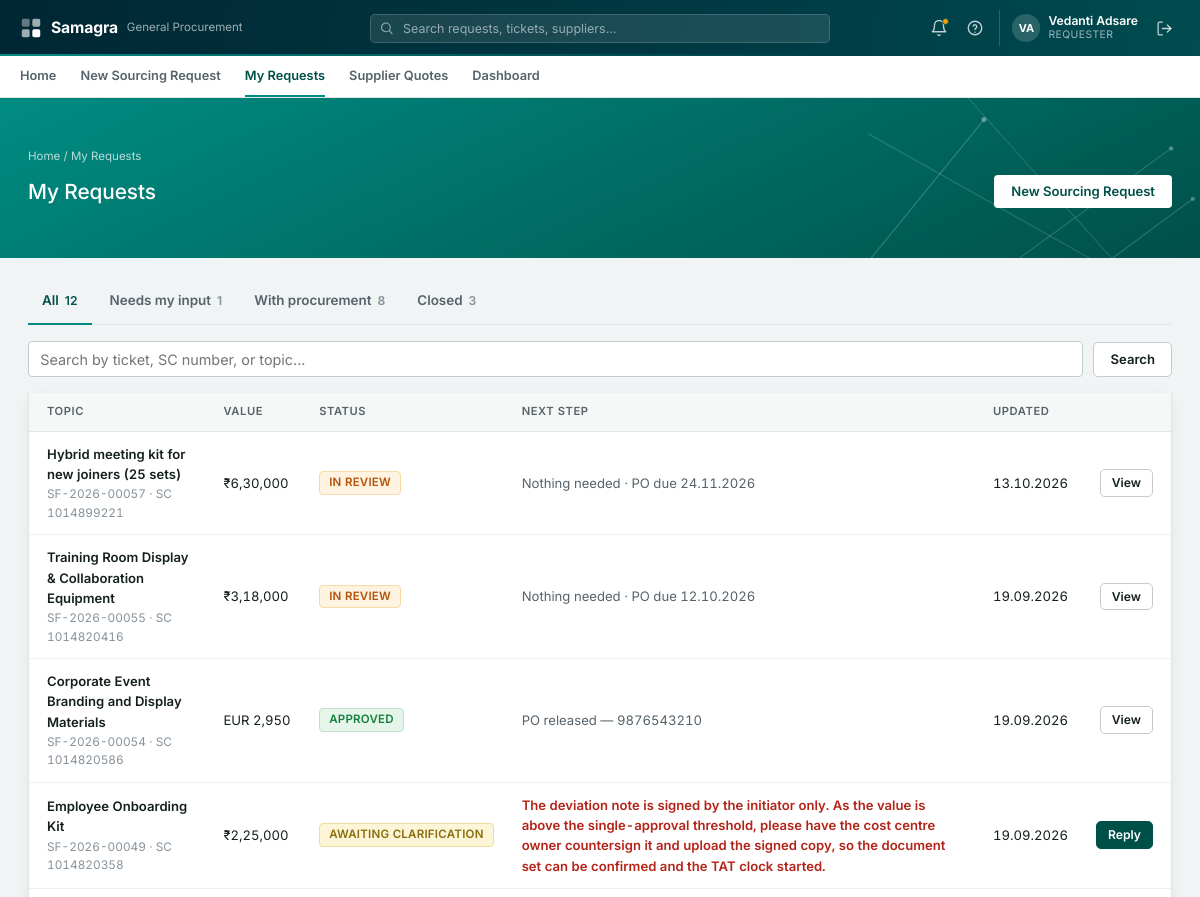
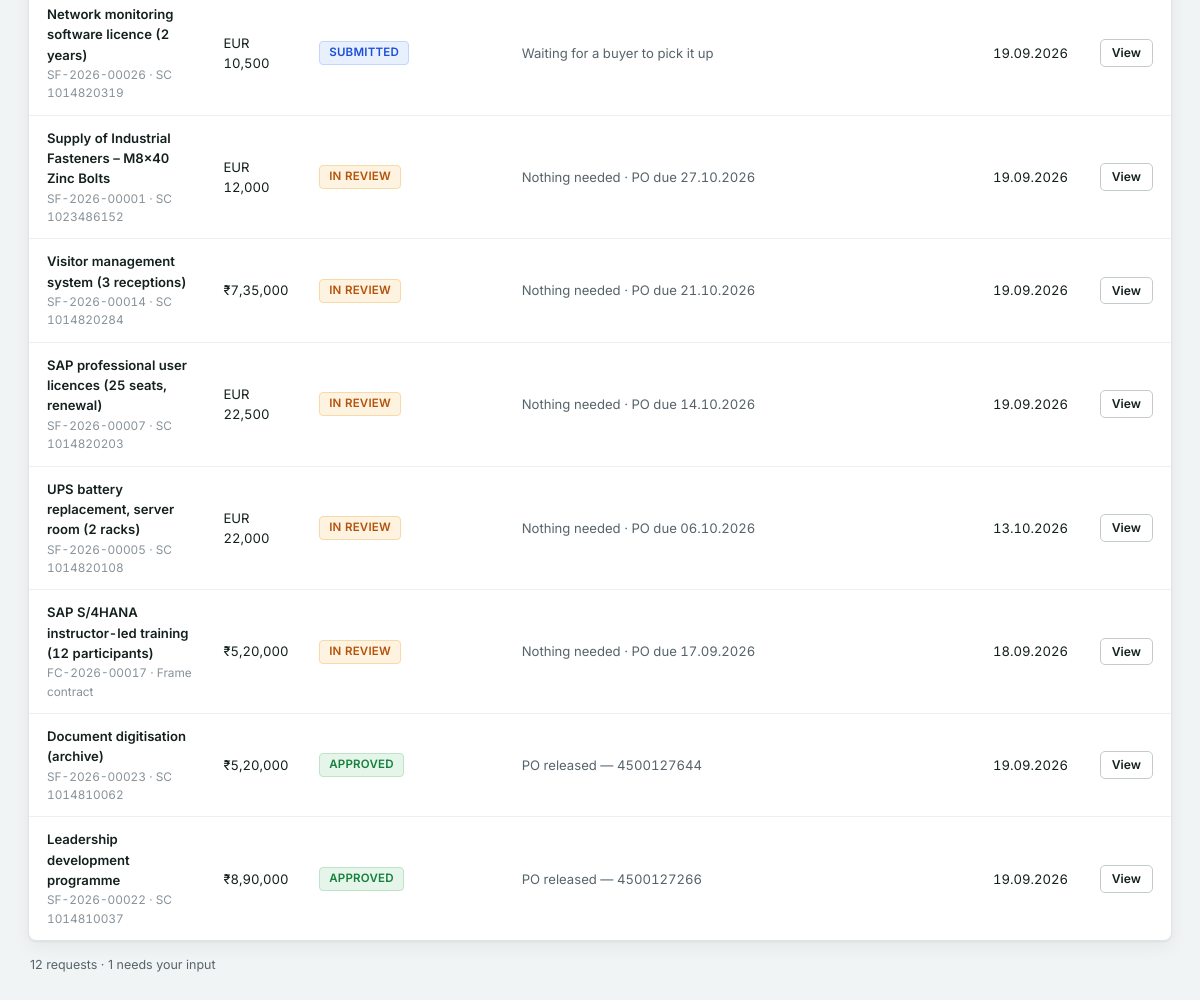
Page /requests (signed in) on the earlier database version (2 pictures, top to bottom).
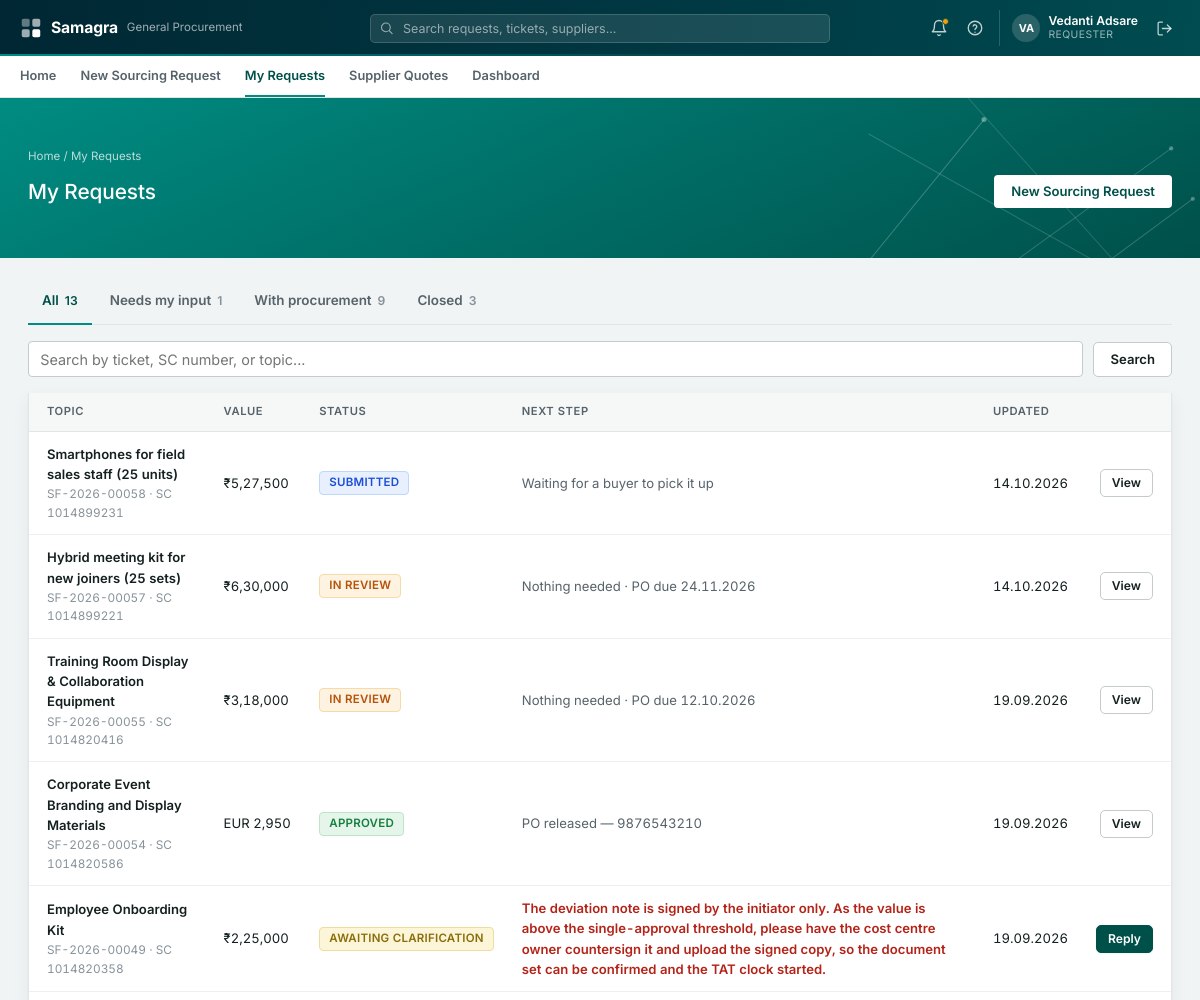
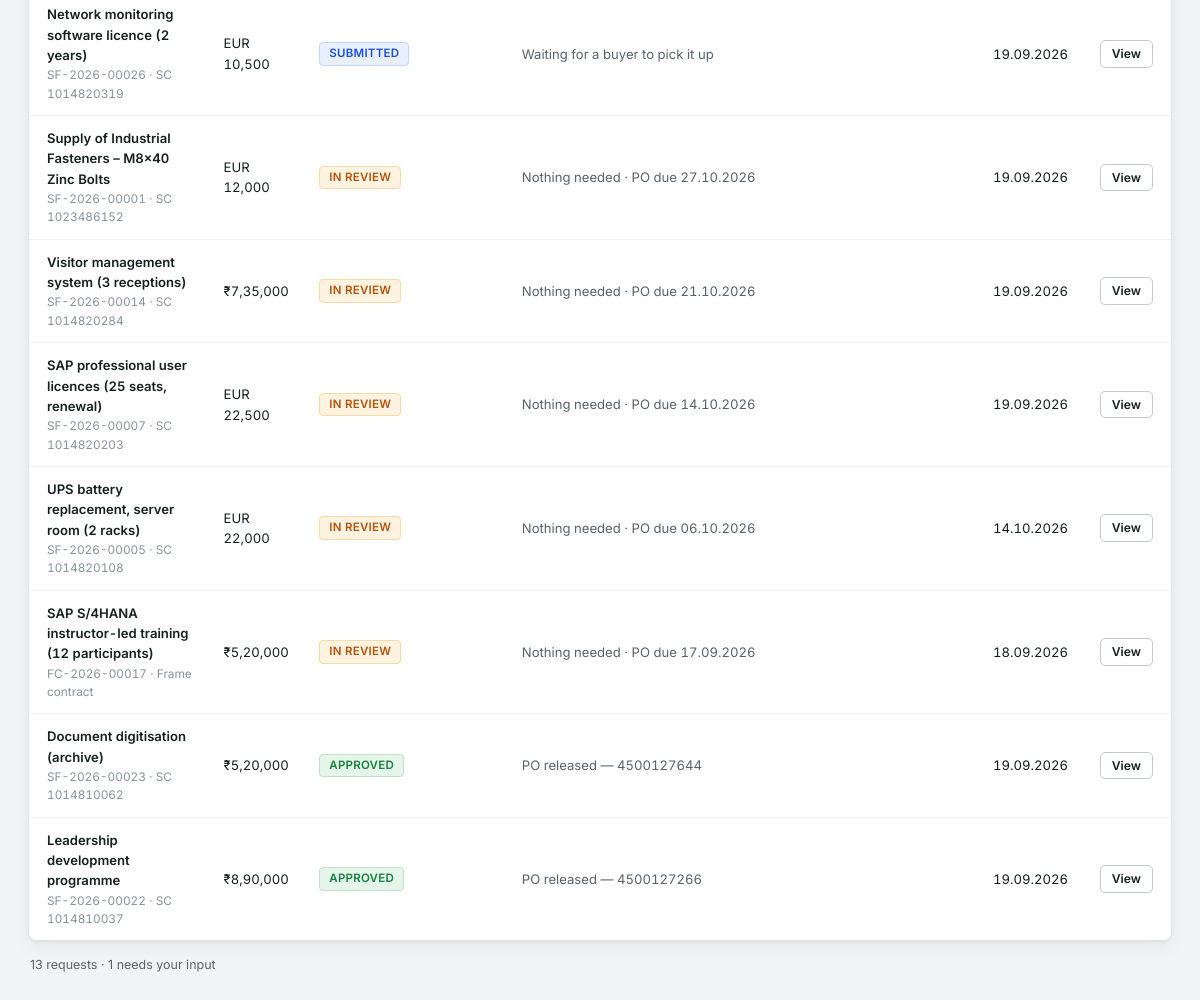
Same page on the later database version (2 pictures, top to bottom).
### tables this page shows
CREATE TABLE cases (
    id                          INTEGER PRIMARY KEY AUTOINCREMENT,
    ticket_no                   TEXT UNIQUE,
    sc_number                   TEXT NOT NULL UNIQUE,
    topic_title                 TEXT NOT NULL,
    description                 TEXT,
    requestor_name              TEXT NOT NULL,
    requestor_email             TEXT NOT NULL,
    requestor_contact           TEXT,
    is_on_behalf                INTEGER DEFAULT 0,
    submitted_by_name           TEXT,
    submitted_by_email          TEXT,
    requesting_dept             TEXT NOT NULL,
    requisitioning_bu           TEXT,
    expense_commodity           TEXT,
    delivery_location           TEXT,
    topic_value_inr             REAL NOT NULL,
    currency                    TEXT,
    tax_basis                   TEXT,
    fc_valid_till               DATE,
    date_required_by            DATE,
    submitted_at                TIMESTAMP NOT NULL,
    status                      TEXT NOT NULL,
    assigned_buyer              TEXT,
    final_corrected_docs_date   DATE,
    defined_tat                 INTEGER,
    expected_po_closure         DATE,
    case_folder                 TEXT NOT NULL,
    parse_status                TEXT,
    remarks_for_user            TEXT,
    remarks_for_buyer           TEXT,
    in_scope                    INTEGER DEFAULT 1
, cost_center TEXT, employee_code TEXT, user_id TEXT, sourcing_type TEXT DEFAULT 'Product', fx_rate REAL DEFAULT 1.0, topic_value_foreign REAL, delivery_from_date DATE, delivery_to_date DATE, mrm_conducted TEXT, mrm_reason TEXT, po_number TEXT, delivery_building TEXT, mrm_relevant TEXT, offer_analysis TEXT, offer_analysis_at TIMESTAMP, source TEXT DEFAULT 'portal', external_case_id TEXT, category TEXT, est_value REAL, est_currency TEXT, rfq_deadline DATE, external_status TEXT, sourcing_basis TEXT DEFAULT 'One-time sourcing', value_eur REAL, offer_comparison TEXT, brief TEXT, brief_at TIMESTAMP, brief_key TEXT, market_benchmark TEXT, market_benchmark_at TIMESTAMP, infosec_answers TEXT, infosec_required INTEGER);

CREATE TABLE audit_trail (
    id            INTEGER PRIMARY KEY AUTOINCREMENT,
    case_id       INTEGER NOT NULL REFERENCES cases(id),
    actor         TEXT NOT NULL,
    action        TEXT NOT NULL,
    detail        TEXT,
    created_at    TIMESTAMP NOT NULL
, visibility TEXT DEFAULT 'internal');

### routers/requester_routes.py (the view)
@router.get("/requests", response_class=HTMLResponse)
async def my_requests_list(request: Request, user=Depends(require_requester), q: str = ""):
    cases = db.list_cases({"requestor_email": user["email"]})
    if q.strip():
        needle = q.strip().lower()
        cases = [
            c for c in cases
            if needle in (c["ticket_no"] or "").lower()
            or needle in (c["sc_number"] or "").lower()
            or needle in (c["topic_title"] or "").lower()
        ]
    closed = db.closed_dates()
    counts = {"needs-input": 0, "with-procurement": 0, "completed": 0}
    for c in cases:
        clock = clock_for(c, closed.get(c["id"]))
        c["days_text"] = clock["text"]
        c["clock_sub"] = clock["sub"]
        c["clock_tone"] = clock["tone"]
        c["category"] = _list_category(c["status"])
        c["next_step"] = _next_step_text(c)
        audit = db.list_audit(c["id"])
        c["updated_at"] = audit[-1]["created_at"] if audit else c["submitted_at"]
        counts[c["category"]] += 1
    return templates.TemplateResponse(
        request,
        "requester/my_requests_list.html",
        {
            "user": user,
            "nav_page": "my_requests",
            "cases": cases,
            "q": q,
            "counts": counts,
        },
    )

### templates/requester/my_requests_list.html (shortened to what this page needs)
{% extends "base.html" %}
{% block hero %}
<div class="sf-hero-band">
    <div class="sf-hero-inner">
        <div class="sf-hero-breadcrumb">Home / My Requests</div>
        <div class="sf-hero-row">
            <div class="sf-hero-title-group">
                <h1 class="sf-hero-title">My Requests</h1>
            </div>
            <div class="sf-hero-actions">
                <a href="/requests/new" class="sf-hero-btn sf-hero-btn--solid">New Sourcing Request</a>
            </div>
        </div>
    </div>
</div>
{% endblock %}
{% block content %}
<div class="sf-list-tabs" data-list-tabs>
    <a href="#" class="sf-list-tabs__item active" data-tab-filter="all">All <span class="sf-list-tabs__count">{{ cases | length }}</span></a>
    <a href="#" class="sf-list-tabs__item" data-tab-filter="needs-input">Needs my input <span class="sf-list-tabs__count">{{ counts["needs-input"] }}</span></a>
    <a href="#" class="sf-list-tabs__item" data-tab-filter="with-procurement">With procurement <span class="sf-list-tabs__count">{{ counts["with-procurement"] }}</span></a>
    <a href="#" class="sf-list-tabs__item" data-tab-filter="completed">Closed <span class="sf-list-tabs__count">{{ counts["completed"] }}</span></a>
</div>
<form method="get" action="/requests" class="sf-filters" style="margin:16px 0;">
    <div class="sf-field sf-field--search" style="margin-bottom:0;">
        <input type="text" name="q" value="{{ q }}" placeholder="Search by ticket, SC number, or topic...">
    </div>
    <button type="submit" class="sf-btn sf-btn--secondary">Search</button>
</form>
{% if not cases %}
<div class="sf-card">
    <p class="sf-muted" style="margin:0;">
        {% if q %}No requests match "{{ q }}".{% else %}No requests found yet. Submit one from <strong>New Sourcing Request</strong>.{% endif %}
    </p>
</div>
{% else %}
<div class="sf-list-table-wrap">
<table class="sf-table">
    <thead>
        <tr><th>Topic</th><th>Value</th><th>Status</th><th>Next step</th><th>Updated</th><th></th></tr>
    </thead>
    <tbody>
    {% for c in cases %}
    <tr data-category="{{ c.category }}" data-href="/requests/{{ c.id }}" tabindex="0">
        <td><div class="sf-list-topic">{{ c.topic_title }}</div><div class="sf-list-topic__sub">{{ c.ticket_no }}{{ " · Frame contract" if c.sourcing_basis == "Frame contract" else (" · SC " ~ c.sc_number) }}</div></td>
        <td>{{ c | money }}</td>
        <td>{{ c.status | status_chip }}</td>
        <td class="sf-list-next {{ 'sf-list-next--urgent' if c.status == 'ENQUIRED' }}">{{ c.next_step }}</td>
        <td>{{ c.updated_at | date }}</td>
        <td>
            {% if c.status == "ENQUIRED" %}
            <a href="/requests/{{ c.id }}?tab=activity" class="sf-btn sf-btn--primary sf-btn--sm">Reply</a>
            {% else %}
            <a href="/requests/{{ c.id }}" class="sf-btn sf-btn--secondary sf-btn--sm">View</a>
            {% endif %}
        </td>
    </tr>
    {% endfor %}
    </tbody>
</table>
</div>
<p class="sf-list-summary">{{ cases | length }} request{{ "s" if cases | length != 1 }} · {{ counts["needs-input"] }} need{{ "s" if counts["needs-input"] == 1 }} your input</p>
{% endif %}
{% endblock %}

Differences in the rows shown:
added cases: topic_title "Smartphones for field sales staff (25 units)", ticket_no "SF-2026-00058", sourcing_basis+sc_number "· SC 1014899231", c "₹5,27,500", status|status_chip "SUBMITTED", next_step "Waiting for a buyer to pick it up", updated_at "14.10.2026"
changed cases "Hybrid meeting kit for new joiners (25 sets)": updated_at "13.10.2026" → "14.10.2026"
changed cases "UPS battery replacement, server room (2 racks)": updated_at "13.10.2026" → "14.10.2026"
Other differences:
{{ cases | length }}: "12" → "13"
{{ counts["with-procurement"] }}: "8" → "9"
